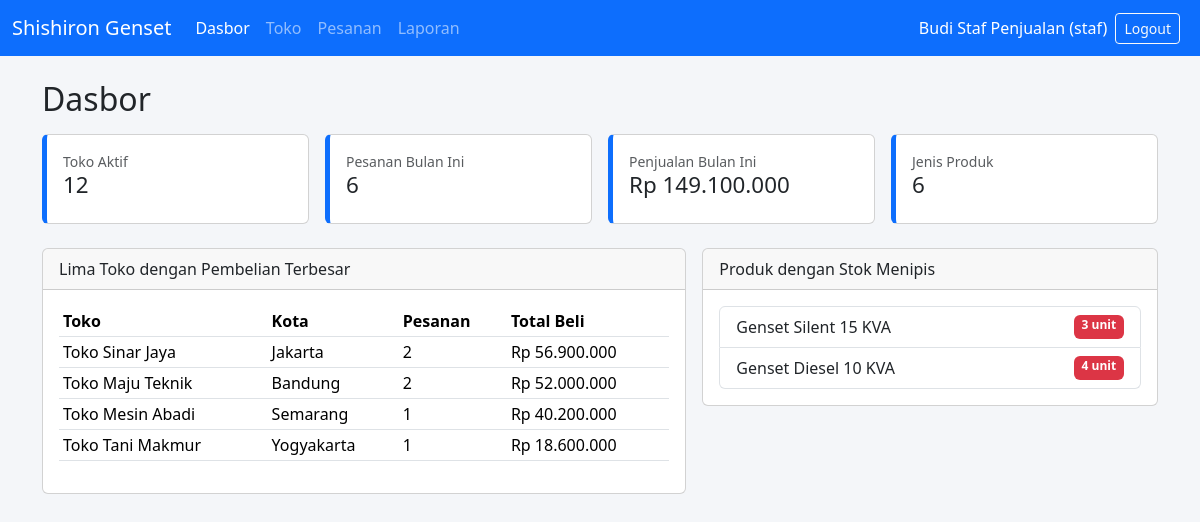
Screenshot of /index.php (signed in) with the database file from the repository.
### tables this page shows
CREATE TABLE produk (
    id INT AUTO_INCREMENT PRIMARY KEY,
    nama_produk VARCHAR(100) NOT NULL,
    harga INT UNSIGNED NOT NULL,
    stok INT UNSIGNED NOT NULL DEFAULT 0
);

### config.php (called while the page is built, shortened)
<?php
function e($teks)
{
	return htmlspecialchars((string)$teks, ENT_QUOTES, 'UTF-8');
}
function rupiah($angka)
{
	return "Rp " . number_format($angka, 0, ',', '.');
}

### index.php (the view, shortened to what this page needs)
<?php
	require 'config.php';
	$toko_aktif = $db->query("SELECT COUNT(*) FROM toko WHERE aktif = 1")->fetchColumn();
	$pesanan_bulan_ini = $db->query("SELECT COUNT(*) FROM pesanan WHERE MONTH(tanggal) = MONTH(CURDATE()) AND YEAR(tanggal) = YEAR(CURDATE())")->fetchColumn();
	$penjualan_bulan_ini = $db->query("SELECT COALESCE(SUM(total), 0) FROM pesanan WHERE status <> 'batal' AND MONTH(tanggal) = MONTH(CURDATE()) AND YEAR(tanggal) = YEAR(CURDATE())")->fetchColumn();
	$total_produk = $db->query("SELECT COUNT(*) FROM produk")->fetchColumn();
	$toko_terbesar = $db->query("SELECT t.nama_toko, t.kota, COUNT(p.id) AS jumlah_pesanan, SUM(p.total) AS total_beli FROM toko t JOIN pesanan p ON p.toko_id = t.id WHERE p.status <> 'batal' GROUP BY t.id ORDER BY total_beli DESC LIMIT 5")->fetchAll();
	$stok_menipis = $db->query("SELECT nama_produk, stok FROM produk WHERE stok <= 5 ORDER BY stok ASC")->fetchAll();
	include 'header.php';
?>
	<h2 class="mb-3">Dasbor</h2>
	<div class="row g-3 mb-4">
		<div class="col-6 col-lg-3">
			<div class="card kartu-info"><div class="card-body">
				<div class="text-muted small">Toko Aktif</div>
				<h3><?= e($toko_aktif) ?></h3>
			</div></div>
		</div>
		<div class="col-6 col-lg-3">
			<div class="card kartu-info"><div class="card-body">
				<div class="text-muted small">Pesanan Bulan Ini</div>
				<h3><?= e($pesanan_bulan_ini) ?></h3>
			</div></div>
		</div>
		<div class="col-6 col-lg-3">
			<div class="card kartu-info"><div class="card-body">
				<div class="text-muted small">Penjualan Bulan Ini</div>
				<h3><?= rupiah($penjualan_bulan_ini) ?></h3>
			</div></div>
		</div>
		<div class="col-6 col-lg-3">
			<div class="card kartu-info"><div class="card-body">
				<div class="text-muted small">Jenis Produk</div>
				<h3><?= e($total_produk) ?></h3>
			</div></div>
		</div>
	</div>
	<div class="row g-3">
		<div class="col-lg-7">
			<div class="card">
				<div class="card-header">Lima Toko dengan Pembelian Terbesar</div>
				<div class="card-body">
					<?php if (count($toko_terbesar) == 0) { ?>
						<p class="text-muted mb-0">Belum ada data pesanan.</p>
					<?php } else { ?>
						<div class="table-responsive">
							<table class="table table-sm">
								<thead>
									<tr>
										<th>Toko</th>
										<th>Kota</th>
										<th>Pesanan</th>
										<th>Total Beli</th>
									</tr>
								</thead>
								<tbody>
									<?php foreach ($toko_terbesar as $t) { ?>
										<tr>
											<td><?= e($t['nama_toko']) ?></td>
											<td><?= e($t['kota']) ?></td>
											<td><?= e($t['jumlah_pesanan']) ?></td>
											<td><?= rupiah($t['total_beli']) ?></td>
										</tr>
									<?php } ?>
								</tbody>
							</table>
						</div>
					<?php } ?>
				</div>
			</div>
		</div>
		<div class="col-lg-5">
			<div class="card">
				<div class="card-header">Produk dengan Stok Menipis</div>
				<div class="card-body">
					<?php if (count($stok_menipis) == 0) { ?>
						<p class="text-muted mb-0">Semua stok masih aman.</p>
					<?php } else { ?>
						<ul class="list-group">
							<?php foreach ($stok_menipis as $s) { ?>
								<li class="list-group-item d-flex justify-content-between">
									<?= e($s['nama_produk']) ?>
									<span class="badge bg-danger"><?= e($s['stok']) ?> unit</span>
								</li>
							<?php } ?>
						</ul>
					<?php } ?>
				</div>
			</div>
		</div>
	</div>

### css/style.css (style rules this page uses)
body { background-color: #f4f6f9; }
.kartu-info { border-left: 5px solid #0d6efd; }
.kartu-info h3 { font-size: 1.4rem; }

### rows the page displays
produk: nama_produk "Genset Silent 15 KVA", stok "3"
produk: nama_produk "Genset Diesel 10 KVA", stok "4"

### other values shown
$_SESSION['pengguna']['nama'] "Budi Staf Penjualan"
$peran "staf"
$toko_aktif "12"
$pesanan_bulan_ini "6"
rupiah($penjualan_bulan_ini) "Rp 149.100.000"
$total_produk "6"
$t['nama_toko'] "Toko Sinar Jaya"
$t['kota'] "Jakarta"
$t['jumlah_pesanan'] "2"
rupiah($t['total_beli']) "Rp 56.900.000"
$t['nama_toko'] "Toko Maju Teknik"
$t['kota'] "Bandung"
rupiah($t['total_beli']) "Rp 52.000.000"
$t['nama_toko'] "Toko Mesin Abadi"
$t['kota'] "Semarang"
